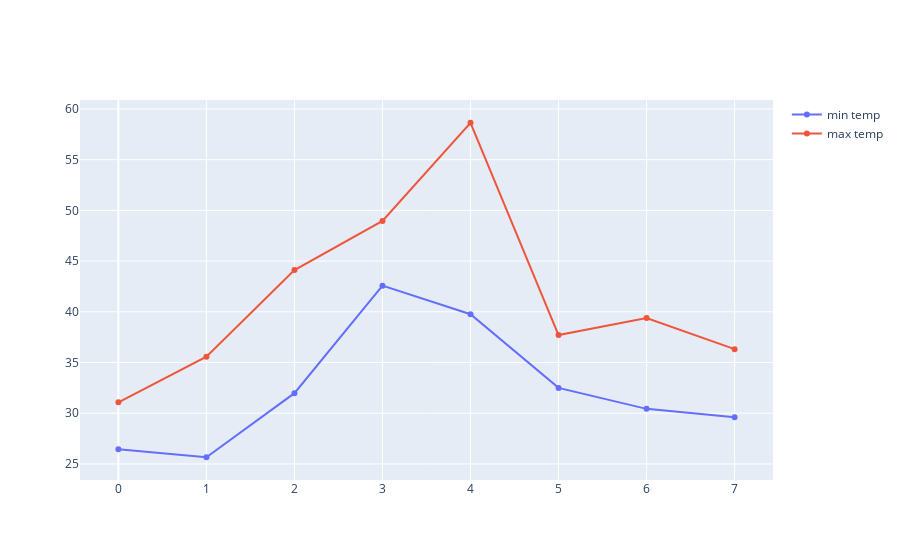

Notebook source saved alongside this figure:
### Markdown cell above
## Challenge 10

Plot the same thing using PoP (plain old plotly), similar to the lab example.

HINT: 

 - This is not a one-liner. you must make a figure and `add_trace()` for each series. 
 - Consult the lab.

### Code cell
figure = go.Figure()
figure.add_trace(go.Line(x=weather_df.index, y=weather_df['temp.min'], name="min temp"))
figure.add_trace(go.Line(x=weather_df.index, y=weather_df['temp.max'], name="max temp"))
figure.show()

### Figure 1 — Plotly figure (JSON) as saved in the notebook; plotly's stock layout.template omitted (floating-point values rounded to 4 significant figures)
{"data": [{"name": "min temp", "type": "scatter", "x": [0, 1, 2, 3, 4, 5, 6, 7], "y": [26.44, 25.66, 31.98, 42.58, 39.76, 32.5, 30.43, 29.61]}, {"name": "max temp", "type": "scatter", "x": [0, 1, 2, 3, 4, 5, 6, 7], "y": [31.08, 35.58, 44.11, 48.96, 58.64, 37.71, 39.38, 36.32]}], "layout": {"autosize": true, "xaxis": {"autorange": true, "range": [-0.4292, 7.429], "type": "linear"}, "yaxis": {"autorange": true, "range": [22.94, 61.36], "type": "linear"}}}
